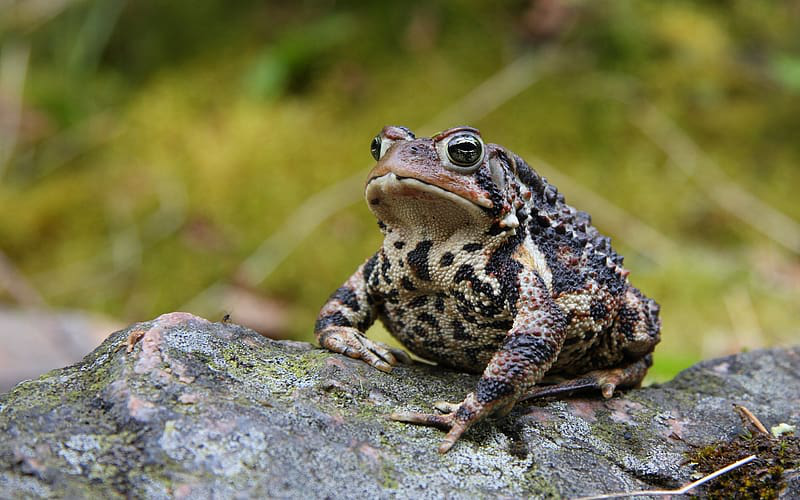
#> input picture toad.png, 800 x 500 px
$ jupyter execute --allow-errors opencvThresholding.ipynb
#> lines starting #> are read from the running program, lines starting #| are printed output that depends on the picture; after the words box and inside, x2 and y2 are one past the last pixel; in counts of white or black regions, pixels touching at a corner belong together
# OpenCV Image Thresholding

[cell 1]
import cv2 as cv
import numpy as np
from matplotlib import pyplot as plt

## simple thresholding

[cell 2]
img = cv.imread('grad.png', cv.IMREAD_GRAYSCALE)
#> (the rest of this cell did not finish here and is left out)

## praktyka

[cell 3]
img = cv.imread('toad.png', cv.IMREAD_GRAYSCALE)
#> img: shape (500, 800); min 0, max 255, mean 113.3
assert img is not None, "file could not be read, check with os.path.exists()"

ret,thresh1 = cv.threshold(img,127,255,cv.THRESH_BINARY)
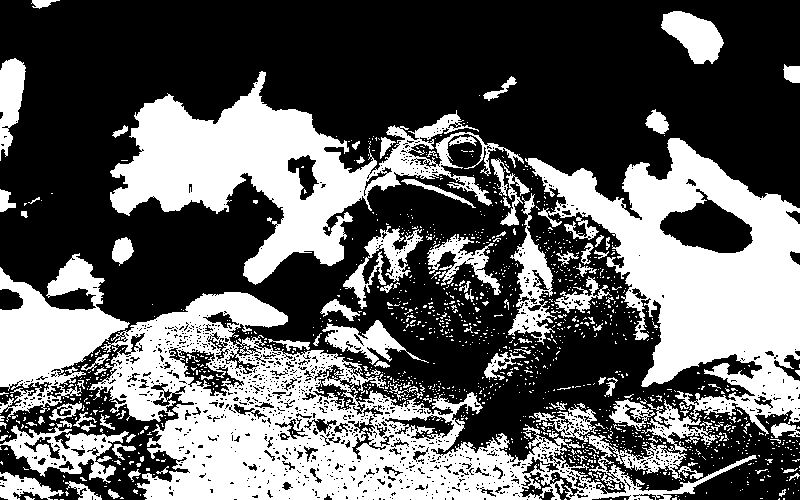
#> thresh1: shape (500, 800); 37.9% white; 1332 white regions (1227 under 20 px), largest, box (x1, y1, x2, y2) and area: (89, 292, 757, 500) 47257, (525, 138, 800, 438) 35426, (110, 71, 524, 285) 28026
ret,thresh2 = cv.threshold(img,127,255,cv.THRESH_BINARY_INV)
ret,thresh3 = cv.threshold(img,127,255,cv.THRESH_TRUNC)
ret,thresh4 = cv.threshold(img,127,255,cv.THRESH_TOZERO)
ret,thresh5 = cv.threshold(img,127,255,cv.THRESH_TOZERO_INV)

titles = ['Original Image','BINARY','BINARY_INV','TRUNC','TOZERO','TOZERO_INV']
images = [img, thresh1, thresh2, thresh3, thresh4, thresh5]

plt.figure(figsize=(12, 8), dpi=100)

for i in range(6):
    plt.subplot(2,3,i+1),plt.imshow(images[i],'gray',vmin=0,vmax=255)
    plt.title(titles[i])
    plt.axis(False)

plt.tight_layout()
plt.show()

[cell 4]
img = cv.imread('whiteball.png', cv.IMREAD_GRAYSCALE)
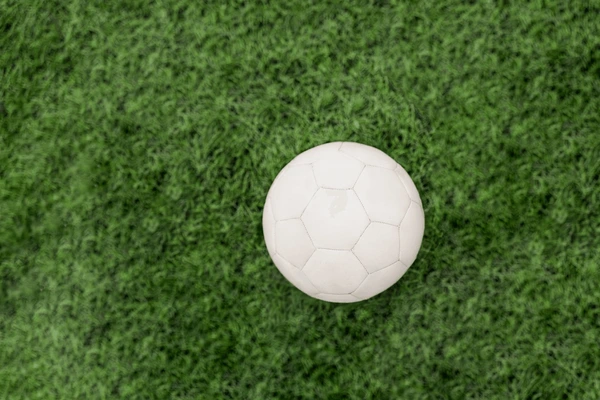
#> input picture whiteball.png, 600 x 400 px
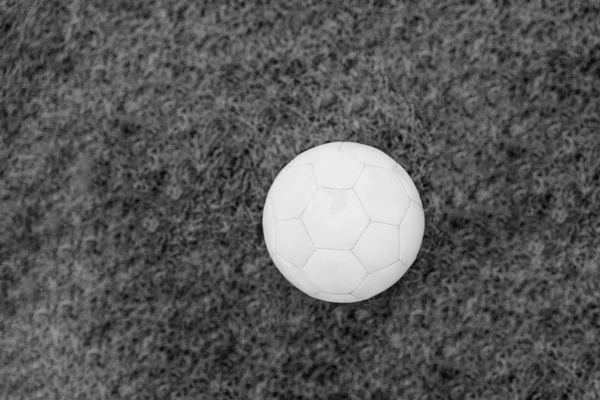
#> img: shape (400, 600); min 6, max 240, mean 89.6
assert img is not None, "file could not be read"

threshold_values = [55, 90, 130, 160, 230]
images = [img]
titles = ['Original']

for t in threshold_values:
    _, thresh = cv.threshold(img, t, 255, cv.THRESH_BINARY)
    images.append(thresh)
    titles.append(f"Threshold = {t}")
#> this loop made 5 passes
#> pass 1, `_, thresh = cv.threshold(img, t, 255, cv.THRESH_BINARY)`:
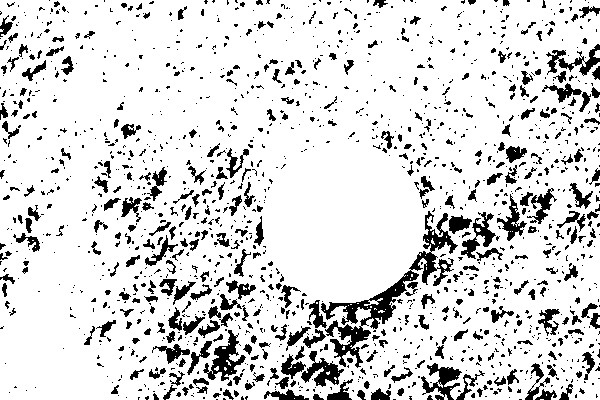
#> thresh: shape (400, 600); 85.6% white; 1505 black regions (1150 under 20 px), largest, box (x1, y1, x2, y2) and area: (321, 211, 458, 368) 3358, (203, 330, 246, 381) 800, (421, 363, 462, 400) 675
#> after the loop, images = 6 items; titles = ['Original', 'Threshold = 55', 'Threshold = 90', 'Threshold = 130', 'Threshold = 160', 'Threshold = 230']

plt.figure(figsize=(12, 8), dpi=100)

for i in range(6):
    plt.subplot(2, 3, i + 1)
    plt.imshow(images[i], cmap='gray', vmin=0, vmax=255)
    plt.title(titles[i])
    plt.axis(False)

plt.tight_layout()
plt.show()

## Otsu thresholding

[cell 5]
img = cv.imread('whiteball.png', cv.IMREAD_GRAYSCALE)
assert img is not None, "file could not be read"

ret, otsu_thresh = cv.threshold(img, 0, 255, cv.THRESH_BINARY + cv.THRESH_OTSU)
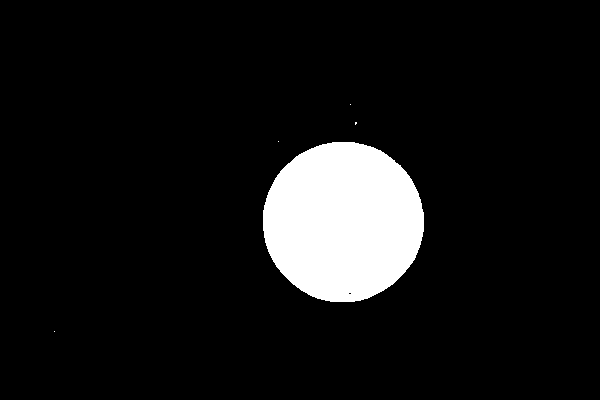
#> otsu_thresh: shape (400, 600); 8.4% white; 5 white regions (4 under 20 px), largest, box (x1, y1, x2, y2) and area: (263, 142, 424, 302) 20254
#> ret = 149

plt.figure(figsize=(12, 5))

plt.subplot(1, 3, 1)
plt.imshow(img, cmap='gray')
plt.title("Original")
plt.axis('off')
plt.subplot(1, 3, 2)
plt.hist(img.ravel(), bins=256)
plt.title("Histogram")
plt.xlabel("Pixel value")
plt.subplot(1, 3, 3)
plt.imshow(otsu_thresh, cmap='gray')
plt.title(f"Otsu Threshold (T={int(ret)})")
plt.axis('off')

plt.tight_layout()
plt.show()

## Adaptive thresholding

[cell 6]
img = cv.imread('pillmix.png', cv.IMREAD_GRAYSCALE)
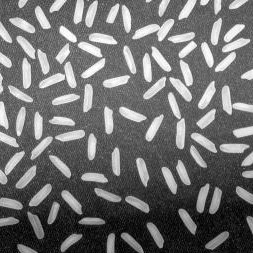
#> input picture pillmix.png, 253 x 253 px
#> img is the input picture: shape (253, 253); min 0, max 255, mean 111.3
assert img is not None, "file could not be read"

_, simple_thresh = cv.threshold(img, 120, 255, cv.THRESH_BINARY)
#> simple_thresh: shape (253, 253); 30.9% white; 676 white regions (595 under 20 px), largest, box (x1, y1, x2, y2) and area: (36, 24, 80, 89) 1139, (166, 31, 197, 102) 899, (200, 23, 251, 72) 866

adaptive_thresh = cv.adaptiveThreshold(
    img, 255,
    cv.ADAPTIVE_THRESH_GAUSSIAN_C,
    cv.THRESH_BINARY,
    blockSize=41,
    C=-30
)
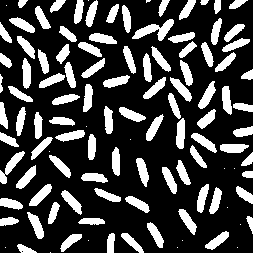
#> adaptive_thresh: shape (253, 253); 25.9% white; 112 white regions (16 under 20 px), largest, box (x1, y1, x2, y2) and area: (132, 19, 174, 41) 383, (0, 151, 25, 184) 263, (176, 118, 185, 149) 226

plt.figure(figsize=(10, 5))

plt.subplot(1, 3, 1)
plt.imshow(img, cmap='gray')
plt.title("Original")
plt.axis(False)

plt.subplot(1, 3, 2)
plt.imshow(simple_thresh, cmap='gray')
plt.title("Global Threshold")
plt.axis(False)

plt.subplot(1, 3, 3)
plt.imshow(adaptive_thresh, cmap='gray')
plt.title("Adaptive Threshold")
plt.axis(False)

plt.tight_layout()
plt.show()

## HSV Hue Saturation Value | wykrywanie po kolorach

[cell 7]
img = cv.imread('hsv.png')
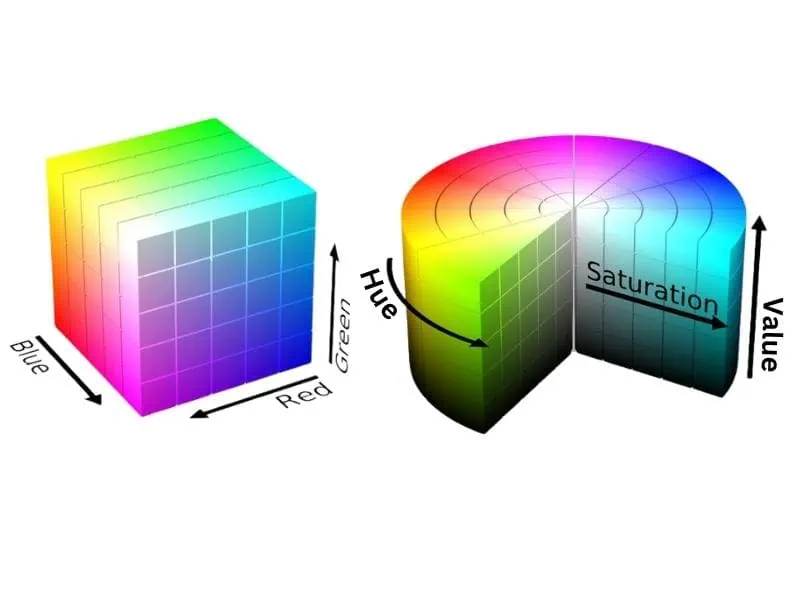
#> input picture hsv.png, 800 x 600 px
#> img is the input picture: shape (600, 800, 3); mean B, G, R 218.7, 219.7, 216.4
assert img is not None, "file could not be read"
plt.imshow(img)
plt.axis(False)
plt.show()

[cell 8]
img = cv.imread('gradient.png')
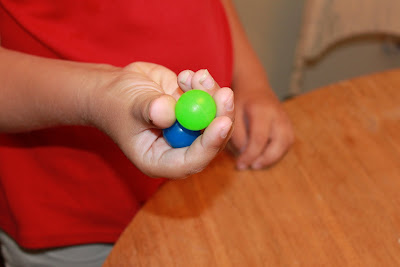
#> input picture gradient.png, 400 x 267 px
#> img is the input picture: shape (267, 400, 3); mean B, G, R 52.8, 80.9, 168.8
assert img is not None, "file could not be read"

hsv_img = cv.cvtColor(img, cv.COLOR_BGR2HSV)
#> hsv_img: shape (267, 400, 3); mean H, S, V 16.1, 177.6, 171
lower_green = np.array([35, 45, 40])
upper_green = np.array([85, 255, 255])
mask = cv.inRange(hsv_img, lower_green, upper_green)
#> mask: shape (267, 400); 1.3% white; 1 white region, box (x1, y1, x2, y2) and area: (175, 89, 216, 131) 1340
result_img = cv.bitwise_and(img, img, mask=mask)

plt.figure(figsize=(12, 4))
plt.subplot(1, 2, 1)
plt.imshow(cv.cvtColor(img, cv.COLOR_BGR2RGB))
plt.title("Original")
plt.axis(False)

plt.subplot(1, 2, 2)
plt.imshow(cv.cvtColor(result_img, cv.COLOR_BGR2RGB))
plt.title("Green Extracted")
plt.axis(False)
plt.tight_layout()
plt.show()
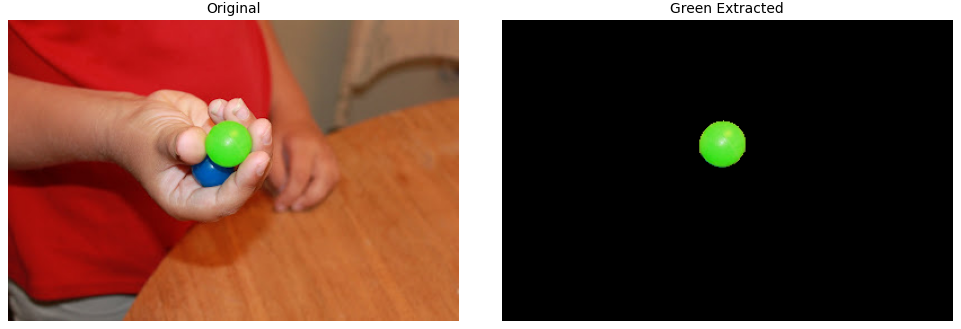
#> figure drawn by matplotlib, 2 panels
